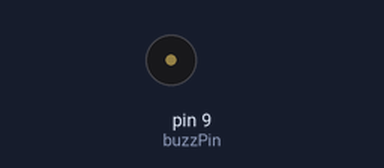
The sketch below on a simulated Arduino Uno, built with avr-gcc and run on an emulated ATmega328P. Parts: buzzer (waves = sounding).

Above: at 0.1 s.
At 0.6 s:
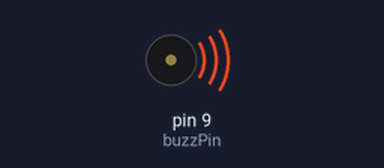
Timing chart, 0 to 2.1 s (numbered marks = the images above):
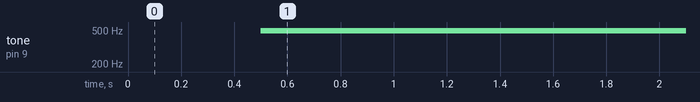

The sketch:

buzz_Piiiiiiii_2.ino
```cpp
int buzzPin = 9;
int dt = 500;

void setup() {
  // put your setup code here, to run once:
  pinMode(buzzPin, OUTPUT);

}

void loop() {
  // put your main code here, to run repeatedly:

  analogWrite(buzzPin, 255);
  delay(dt);
  analogWrite(buzzPin, 100);
  delay(dt);
  analogWrite(buzzPin, 50);
  delay(dt);
}
```

Measured:
- by itself, tone on pin 9 (buzzPin): silent → 490 Hz at 0.50 s
